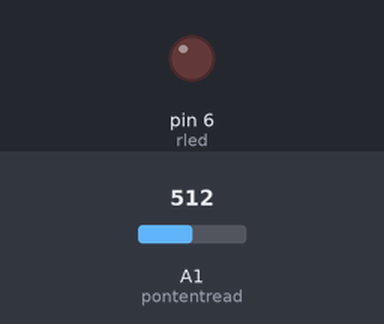
Bench run of a sketch on a simulated Arduino Uno, built with avr-gcc and run on an emulated ATmega328P. Parts: output pins drawn as LEDs (lit = HIGH). The test bench sets the inputs (shaded band); at power-on: A1 (pontentread) = 512.

Above: at 1.2 s.
1.3 s: A1 (pontentread) set to 693
2.8 s: A1 (pontentread) set to 719
At 3.3 s:
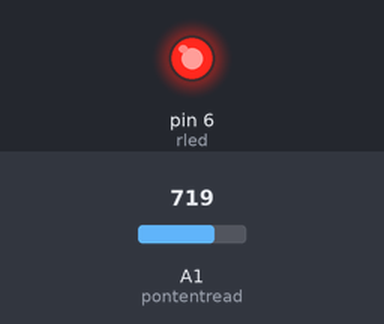
4.3 s: A1 (pontentread) set to 690
At 5.5 s:
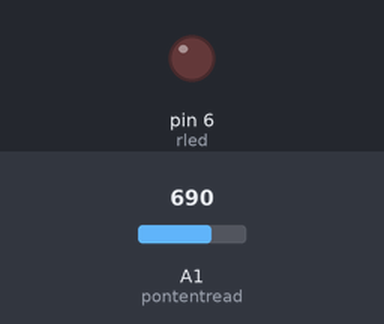
5.8 s: A1 (pontentread) set to 710
At 7.1 s:
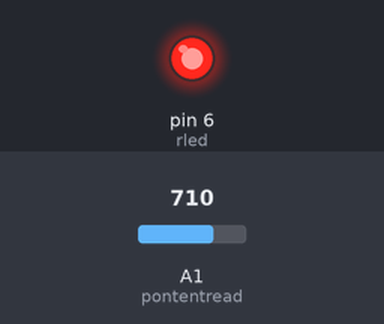
Timing chart, 0 to 8.3 s (numbered marks = the images above; inputs shaded):
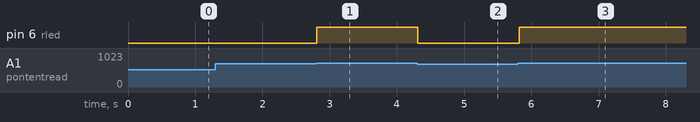

The sketch:

ledwhileloop.ino
```cpp
int rled=6;
int dt=100;
int potentvolt;
int blink=4;
int j=1;
int pontentread=A1;

void setup(){
  pinMode(rled,OUTPUT);
  pinMode(pontentread,INPUT);
}

void loop()
{
  potentvolt=analogRead(pontentread);
  Serial.println(potentvolt);
  while(potentvolt>700)
  {
    digitalWrite(rled,HIGH);
     delay(dt);
    potentvolt=analogRead(pontentread);
    Serial.println(potentvolt);
  }

  digitalWrite(rled,LOW);
  delay(dt);

}
```

Measured:
- the behaviour switches between 700 and 701 on A1 (pontentread) (found by bisection; images 0 and 1)
- after the input at 1.3 s, every drawn part: stays the same
- after the input at 2.8 s, pin 6 (rled): LOW → HIGH at once
- after the input at 4.3 s, pin 6 (rled): HIGH → LOW at once
- after the input at 5.8 s, pin 6 (rled): LOW → HIGH at once
